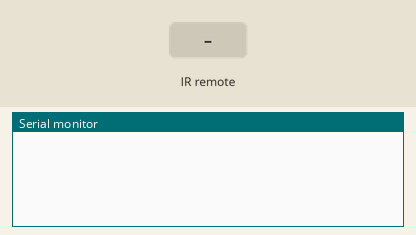
Recording of a sketch running on a simulated Arduino Uno, built with avr-gcc and run on an emulated ATmega328P. Parts: the last lines printed to the serial monitor. Inputs (shaded band) come from the test bench.

Above: at 1.2 s.
1.3 s: infrared code 0xF30CFF00 received
At 3.0 s:
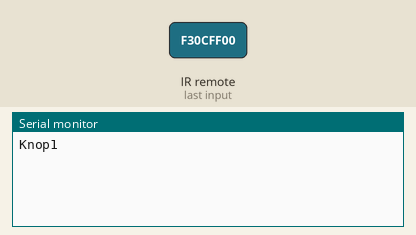
3.3 s: infrared code 0xE718FF00 received
At 4.6 s:
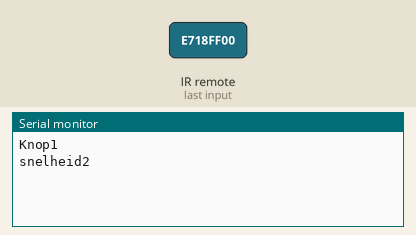

The sketch:

opdracht9.ino
```cpp
//Importen van bibliotheek IRremote
#include <IRremote.h>

//Pin waar de ontvanger is aangesloten
const int RECV_PIN = 7;


//Variabel waarin de data wordt opgeslagen van de remote
unsigned long key_value = 0;

//counter variabel led
int amountClick = 0;
//counter variabel snelheid
int buttonClick = 0;


//setupcode voor de remote ontvanger en Serial
void setup() {
  Serial.begin(9600); // begin serial communication with a baud rate of 9600
  IrReceiver.begin(RECV_PIN,ENABLE_LED_FEEDBACK);

}

void loop() {

  //Data decoden die binnenkomt nadat er op de afstandsbediening is gedrukt
  if (IrReceiver.decode()) {
    key_value = (IrReceiver.decodedIRData.decodedRawData);

    delay(500);
    //Naar het volgende signaal gaan
    IrReceiver.resume();

    switch(key_value){
        case 4077715200:

          amountClick = amountClick + 1;
          if(amountClick == 1){

            //verstuur Knop1 naar raspberry
              Serial.println("Knop1");

            }

          if(amountClick == 2){
            buttonClick = 1;
            }
          break;
        case 3877175040:

          amountClick = amountClick + 1;
          if(amountClick == 1){
            //verstuur Knop2 naar raspberry
            Serial.println("Knop2");
            }

          if(amountClick == 2){
            buttonClick = 2;
            }
          break;
        case 2707357440:

          amountClick = amountClick + 1;
          if(amountClick == 1){
            //verstuur Knop3 naar raspberry
            Serial.println("Knop3");
            }

          if(amountClick == 2){
            buttonClick = 3;
            }
          break;
        case 4144561920:

          amountClick = amountClick + 1;
          if(amountClick == 1){
            //verstuur Knop4 naar raspberry
            Serial.println("Knop4");
            }
          if(amountClick == 2){
            buttonClick = 4;
            }

          break;
      }

    if(amountClick == 2){
      switch(buttonClick){
        case 1:
        //verstuur snelheid1 naar raspberry
        Serial.println("snelheid1");
        break;

        case 2:
        //verstuur snelheid2 naar raspberry
        Serial.println("snelheid2");
        break;

        case 3:
        //verstuur snelheid3 naar raspberry
        Serial.println("snelheid3");
        break;

        case 4:
        //verstuur snelheid4 naar raspberry
        Serial.println("snelheid4");
        break;
        }
      }
    if(amountClick == 2){
      amountClick = 0;
      buttonClick = 0;
      }
  }

}
```

Measured:
- after the input at 1.3 s, the serial monitor: prints a new line after 0.50 s (image 1)
- after the input at 3.3 s, the serial monitor: prints a new line after 0.50 s (image 2)
